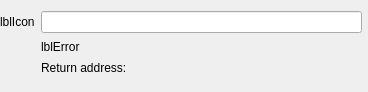
<?xml version="1.0" encoding="UTF-8"?>
<ui version="4.0">
 <class>EditItemWidget</class>
 <widget class="QWidget" name="EditItemWidget">
  <property name="geometry">
   <rect>
    <x>0</x>
    <y>0</y>
    <width>368</width>
    <height>92</height>
   </rect>
  </property>
  <layout class="QGridLayout" name="gridLayout">
   <property name="leftMargin">
    <number>0</number>
   </property>
   <property name="rightMargin">
    <number>0</number>
   </property>
   <item row="0" column="0">
    <widget class="QLabel" name="lblIcon">
     <property name="text">
      <string notr="true">lblIcon</string>
     </property>
    </widget>
   </item>
   <item row="0" column="1">
    <widget class="QLineEdit" name="lneContact"/>
   </item>
   <item row="0" column="2">
    <widget class="CloseButton" name="cbtDelete" native="true"/>
   </item>
   <item row="2" column="1">
    <widget class="QWidget" name="wdtSelectProfile" native="true">
     <layout class="QVBoxLayout" name="verticalLayout">
      <property name="margin">
       <number>0</number>
      </property>
      <item>
       <widget class="QLabel" name="lblProfile">
        <property name="text">
         <string>Return address:</string>
        </property>
       </widget>
      </item>
      <item>
       <widget class="QWidget" name="wdtProfiles" native="true"/>
      </item>
     </layout>
    </widget>
   </item>
   <item row="1" column="1">
    <widget class="QLabel" name="lblError">
     <property name="text">
      <string notr="true">lblError</string>
     </property>
     <property name="wordWrap">
      <bool>true</bool>
     </property>
    </widget>
   </item>
  </layout>
 </widget>
 <layoutdefault spacing="6" margin="11"/>
 <customwidgets>
  <customwidget>
   <class>CloseButton</class>
   <extends>QWidget</extends>
   <header location="global">utils/closebutton.h</header>
   <container>1</container>
  </customwidget>
 </customwidgets>
 <resources/>
 <connections/>
</ui>
